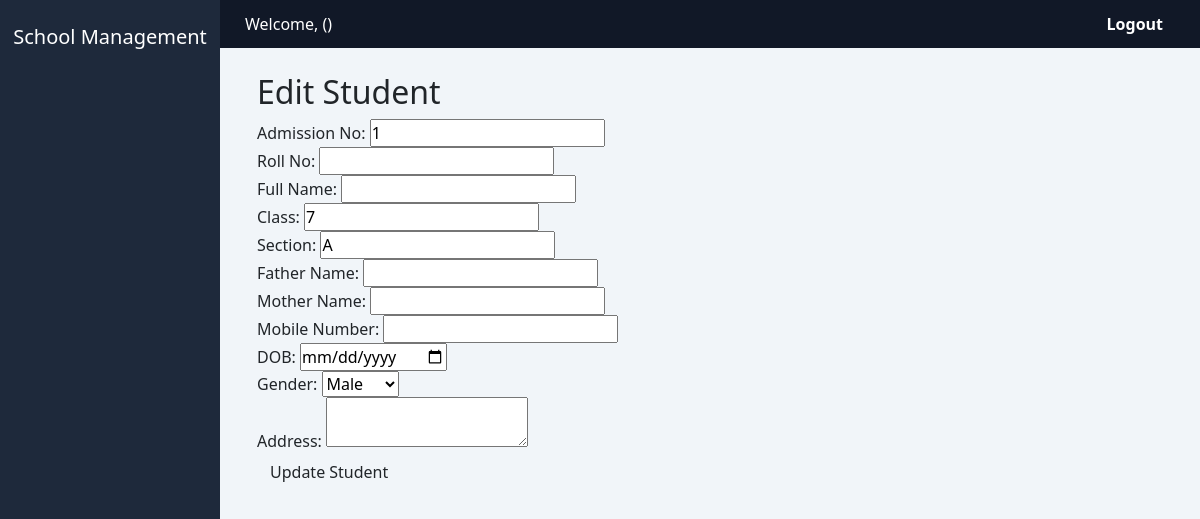
Page /dashboard/edit_student/1/ on the committed database.
### profiles/models.py (models this page shows, shortened)
class StudentProfile(models.Model):
    user = models.OneToOneField(CustomUser, on_delete=models.CASCADE)
    admission_no = models.CharField(max_length=20, unique=True)
    class_name = models.CharField(max_length=20)
    section = models.CharField(max_length=10)
    date_of_birth = models.DateField()

### dashboard/views.py (the view)
# urls.py: path('edit_student/<int:student_id>/', views.edit_student, name='edit_student'),
def edit_student(request, student_id):
    student = StudentProfile.objects.get(id=student_id)
    if request.method == "POST":
        data = request.POST
        for field in ['admission_no','roll_no','full_name','class_name','section','father_name','mother_name','mobile_number','dob','gender','address']:
            setattr(student, field, data[field])
        student.save()
        return redirect('admin_dashboard')
    return render(request, 'dashboard/edit_student.html', {'student': student})

### audit/utils.py (called while the page is built)
def get_client_ip(request):
    x_forwarded_for = request.META.get('HTTP_X_FORWARDED_FOR')
    if x_forwarded_for:
        return x_forwarded_for.split(',')[0]
    return request.META.get('REMOTE_ADDR')

### dashboard/templates/dashboard/edit_student.html (shortened to what this page needs)
{% extends 'dashboard/base.html' %}
{% load static %}
{% block content %}
<div class="container">
    <h2>Edit Student</h2>
    <form method="POST" action="{% url 'edit_student' student.id %}" enctype="multipart/form-data">
        <div class="form-group">
            <label>Admission No:</label>
            <input type="text" name="admission_no" value="{{ student.admission_no }}" required>
        </div>
        <div class="form-group">
            <label>Roll No:</label>
            <input type="text" name="roll_no" value="{{ student.roll_no }}" required>
        </div>
        <div class="form-group">
            <label>Full Name:</label>
            <input type="text" name="full_name" value="{{ student.full_name }}" required>
        </div>
        <div class="form-group">
            <label>Class:</label>
            <input type="text" name="class_name" value="{{ student.class_name }}" required>
        </div>
        <div class="form-group">
            <label>Section:</label>
            <input type="text" name="section" value="{{ student.section }}" required>
        </div>
        <div class="form-group">
            <label>Father Name:</label>
            <input type="text" name="father_name" value="{{ student.father_name }}" required>
        </div>
        <div class="form-group">
            <label>Mother Name:</label>
            <input type="text" name="mother_name" value="{{ student.mother_name }}" required>
        </div>
        <div class="form-group">
            <label>Mobile Number:</label>
            <input type="text" name="mobile_number" value="{{ student.mobile_number }}" required>
        </div>
        <div class="form-group">
            <label>DOB:</label>
            <input type="date" name="dob" value="{{ student.dob }}" required>
        </div>
        <div class="form-group">
            <label>Gender:</label>
            <select name="gender">
                <option value="Male" {% if student.gender == 'Male' %}selected{% endif %}>Male</option>
            </select>
        </div>
        <div class="form-group">
            <label>Address:</label>
            <textarea name="address" required>{{ student.address }}</textarea>
        </div>
        <button type="submit" class="btn">Update Student</button>
    </form>
</div>
{% endblock %}

### static/css/style.css (style rules this page uses)
* { margin: 0; padding: 0; box-sizing: border-box; font-family: 'Segoe UI', 'Arial', sans-serif; }
body { background-color: #f1f5f9; min-height: 100vh; }

### rows in the picture
StudentProfile: admission_no "1", class_name "7", section "A"
